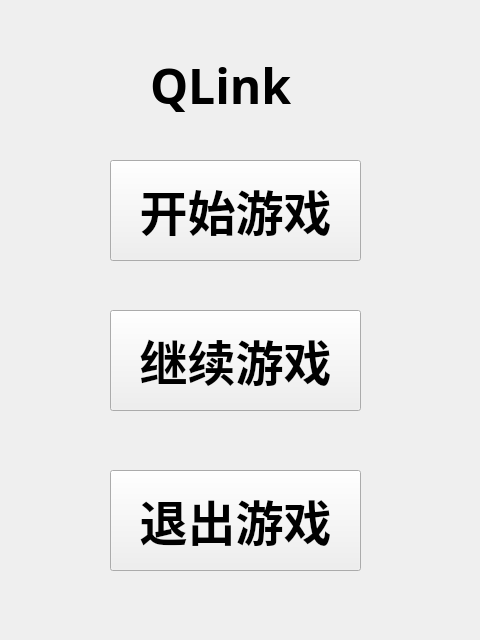
<?xml version="1.0" encoding="UTF-8"?>
<ui version="4.0">
 <class>Menu</class>
 <widget class="QWidget" name="Menu">
  <property name="geometry">
   <rect>
    <x>0</x>
    <y>0</y>
    <width>480</width>
    <height>640</height>
   </rect>
  </property>
  <property name="windowTitle">
   <string>Form</string>
  </property>
  <widget class="QPushButton" name="StartNewGame">
   <property name="geometry">
    <rect>
     <x>110</x>
     <y>160</y>
     <width>251</width>
     <height>101</height>
    </rect>
   </property>
   <property name="font">
    <font>
     <family>Alibaba PuHuiTi</family>
     <pointsize>36</pointsize>
     <weight>75</weight>
     <bold>true</bold>
    </font>
   </property>
   <property name="text">
    <string>开始游戏</string>
   </property>
  </widget>
  <widget class="QPushButton" name="QuitGame">
   <property name="geometry">
    <rect>
     <x>110</x>
     <y>470</y>
     <width>251</width>
     <height>101</height>
    </rect>
   </property>
   <property name="font">
    <font>
     <family>Alibaba PuHuiTi</family>
     <pointsize>36</pointsize>
     <weight>75</weight>
     <bold>true</bold>
    </font>
   </property>
   <property name="text">
    <string>退出游戏</string>
   </property>
  </widget>
  <widget class="QLabel" name="label">
   <property name="geometry">
    <rect>
     <x>150</x>
     <y>50</y>
     <width>171</width>
     <height>71</height>
    </rect>
   </property>
   <property name="font">
    <font>
     <family>Alibaba PuHuiTi</family>
     <pointsize>36</pointsize>
     <weight>75</weight>
     <bold>true</bold>
    </font>
   </property>
   <property name="text">
    <string>QLink</string>
   </property>
  </widget>
  <widget class="QPushButton" name="LoadGame">
   <property name="geometry">
    <rect>
     <x>110</x>
     <y>310</y>
     <width>251</width>
     <height>101</height>
    </rect>
   </property>
   <property name="font">
    <font>
     <family>Alibaba PuHuiTi</family>
     <pointsize>36</pointsize>
     <weight>75</weight>
     <bold>true</bold>
    </font>
   </property>
   <property name="text">
    <string>继续游戏</string>
   </property>
  </widget>
 </widget>
 <resources/>
 <connections/>
</ui>
